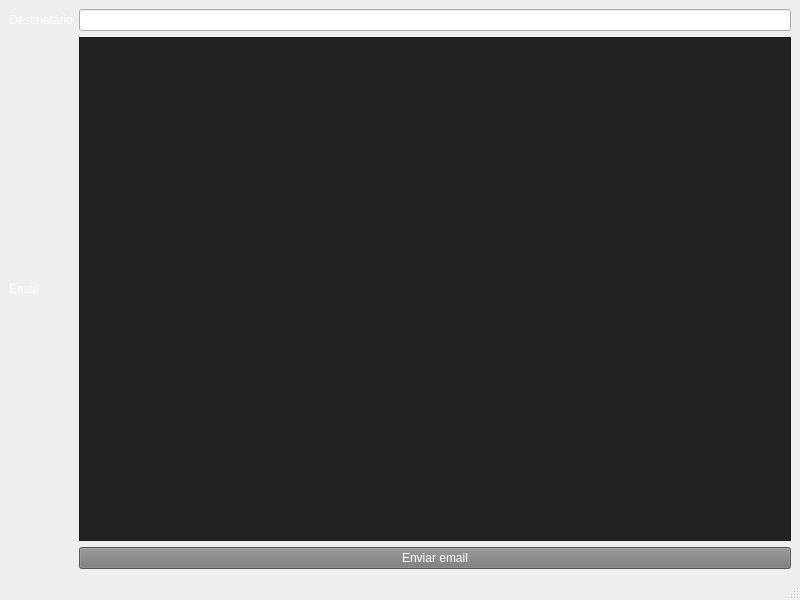
<?xml version="1.0" encoding="UTF-8"?>
<ui version="4.0">
 <class>MainWindow</class>
 <widget class="QMainWindow" name="MainWindow">
  <property name="geometry">
   <rect>
    <x>0</x>
    <y>0</y>
    <width>800</width>
    <height>600</height>
   </rect>
  </property>
  <property name="windowTitle">
   <string>MainWindow</string>
  </property>
  <property name="styleSheet">
   <string notr="true">QWidget{
background-color: rbg(33,33,33);
color: #FFFFFF ;
}

QTextEdit {
background-color: rgb(33,33,33);
}

QPushButton {
background-color: rgb(120,120,120);
}</string>
  </property>
  <widget class="QWidget" name="centralwidget">
   <layout class="QGridLayout" name="gridLayout">
    <item row="1" column="0">
     <widget class="QLabel" name="label_2">
      <property name="text">
       <string>Email</string>
      </property>
     </widget>
    </item>
    <item row="1" column="1">
     <widget class="QTextEdit" name="textEdit">
      <property name="styleSheet">
       <string notr="true">color:red;</string>
      </property>
     </widget>
    </item>
    <item row="0" column="1">
     <widget class="QLineEdit" name="lineEdit"/>
    </item>
    <item row="0" column="0">
     <widget class="QLabel" name="label">
      <property name="text">
       <string>Destinatário</string>
      </property>
     </widget>
    </item>
    <item row="2" column="1">
     <widget class="QPushButton" name="pushButton">
      <property name="text">
       <string>Enviar email</string>
      </property>
     </widget>
    </item>
   </layout>
  </widget>
  <widget class="QMenuBar" name="menubar">
   <property name="geometry">
    <rect>
     <x>0</x>
     <y>0</y>
     <width>800</width>
     <height>26</height>
    </rect>
   </property>
  </widget>
  <widget class="QStatusBar" name="statusbar"/>
 </widget>
 <resources/>
 <connections/>
</ui>
